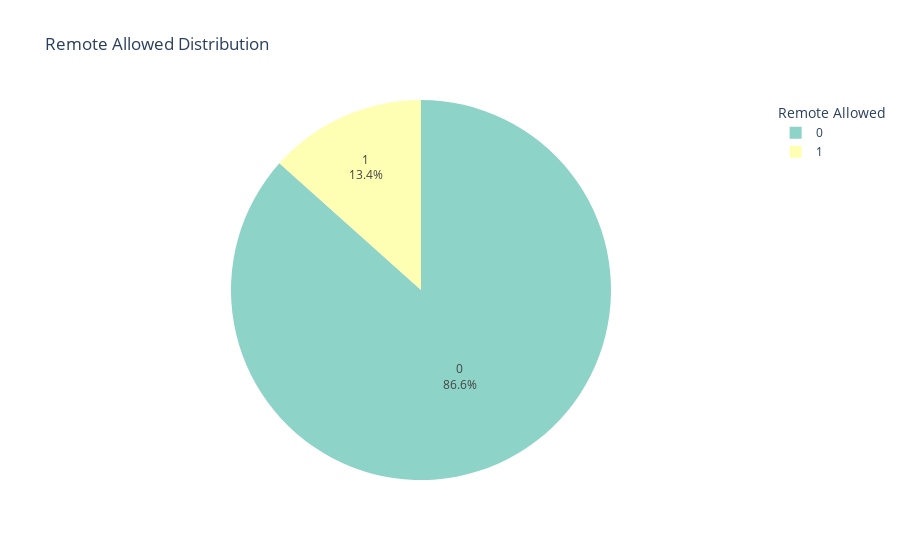

The code cell stored with this chart in its notebook:
### Markdown cell above
#### Distribution By Remote Allowed Jobs

### Code cell
fig = px.pie(jobs_2, names="remote_allowed", title="Remote Allowed Distribution", color_discrete_sequence=px.colors.qualitative.Set3) #Custom Color

# Customize the appearance of the chart
fig.update_traces(textposition= 'inside', textinfo= 'percent+label')
fig.update_layout(legend_title="Remote Allowed", showlegend= True)

fig.show()

### Figure 1 — Plotly figure (JSON) as saved in the notebook; plotly's stock layout.template omitted (floating-point values rounded to 4 significant figures; data arrays with more than 128 entries replaced by an {"elided": "..."} marker saying what was removed)
{"data": [{"domain": {"x": [0, 1], "y": [0, 1]}, "hovertemplate": "remote_allowed=%{label}<extra></extra>", "labels": {"elided": "8852 int values"}, "legendgroup": "", "name": "", "showlegend": true, "textinfo": "percent+label", "textposition": "inside", "type": "pie"}], "layout": {"legend": {"title": {"text": "Remote Allowed"}, "tracegroupgap": 0}, "piecolorway": ["rgb(141,211,199)", "rgb(255,255,179)", "rgb(190,186,218)", "rgb(251,128,114)", "rgb(128,177,211)", "rgb(253,180,98)", "rgb(179,222,105)", "rgb(252,205,229)", "rgb(217,217,217)", "rgb(188,128,189)", "rgb(204,235,197)", "rgb(255,237,111)"], "showlegend": true, "title": {"text": "Remote Allowed Distribution"}}}
